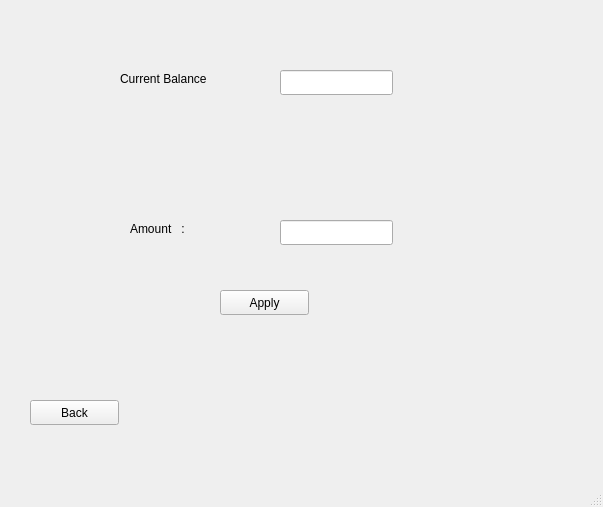
<?xml version="1.0" encoding="UTF-8"?>
<ui version="4.0">
 <class>MainWindow</class>
 <widget class="QMainWindow" name="MainWindow">
  <property name="geometry">
   <rect>
    <x>0</x>
    <y>0</y>
    <width>603</width>
    <height>507</height>
   </rect>
  </property>
  <property name="windowTitle">
   <string>insert_money_window</string>
  </property>
  <widget class="QWidget" name="centralwidget">
   <widget class="QLabel" name="label">
    <property name="geometry">
     <rect>
      <x>130</x>
      <y>220</y>
      <width>121</width>
      <height>17</height>
     </rect>
    </property>
    <property name="text">
     <string>Amount   :</string>
    </property>
   </widget>
   <widget class="QLineEdit" name="lineEdit_amount">
    <property name="geometry">
     <rect>
      <x>280</x>
      <y>220</y>
      <width>113</width>
      <height>25</height>
     </rect>
    </property>
   </widget>
   <widget class="QPushButton" name="pushButton_apply">
    <property name="geometry">
     <rect>
      <x>220</x>
      <y>290</y>
      <width>89</width>
      <height>25</height>
     </rect>
    </property>
    <property name="text">
     <string>Apply</string>
    </property>
   </widget>
   <widget class="QLabel" name="label_2">
    <property name="geometry">
     <rect>
      <x>120</x>
      <y>70</y>
      <width>121</width>
      <height>17</height>
     </rect>
    </property>
    <property name="text">
     <string>Current Balance</string>
    </property>
   </widget>
   <widget class="QLineEdit" name="lineEdit_new_balance">
    <property name="geometry">
     <rect>
      <x>280</x>
      <y>70</y>
      <width>113</width>
      <height>25</height>
     </rect>
    </property>
   </widget>
   <widget class="QLabel" name="label_updated_balance">
    <property name="geometry">
     <rect>
      <x>130</x>
      <y>129</y>
      <width>301</width>
      <height>41</height>
     </rect>
    </property>
    <property name="text">
     <string/>
    </property>
   </widget>
   <widget class="QPushButton" name="pushButton_Back">
    <property name="geometry">
     <rect>
      <x>30</x>
      <y>400</y>
      <width>89</width>
      <height>25</height>
     </rect>
    </property>
    <property name="text">
     <string>Back</string>
    </property>
   </widget>
  </widget>
  <widget class="QMenuBar" name="menubar">
   <property name="geometry">
    <rect>
     <x>0</x>
     <y>0</y>
     <width>603</width>
     <height>22</height>
    </rect>
   </property>
  </widget>
  <widget class="QStatusBar" name="statusbar"/>
 </widget>
 <resources/>
 <connections/>
</ui>
